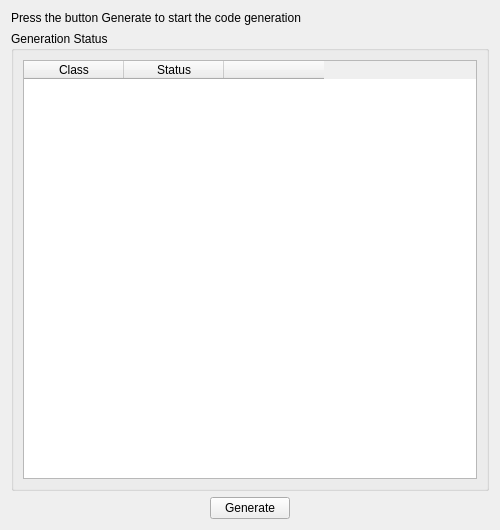
<ui version="4.0" >
 <class>CodeGenStatusPage</class>
 <widget class="QWidget" name="CodeGenStatusPage" >
  <property name="geometry" >
   <rect>
    <x>0</x>
    <y>0</y>
    <width>500</width>
    <height>530</height>
   </rect>
  </property>
  <property name="sizePolicy" >
   <sizepolicy vsizetype="MinimumExpanding" hsizetype="MinimumExpanding" >
    <horstretch>0</horstretch>
    <verstretch>0</verstretch>
   </sizepolicy>
  </property>
  <property name="windowTitle" >
   <string/>
  </property>
  <layout class="QVBoxLayout" >
   <item>
    <widget class="QLabel" name="ui_labelUsage" >
     <property name="sizePolicy" >
      <sizepolicy vsizetype="Fixed" hsizetype="Preferred" >
       <horstretch>0</horstretch>
       <verstretch>0</verstretch>
      </sizepolicy>
     </property>
     <property name="text" >
      <string>Press the button Generate to start the code generation</string>
     </property>
     <property name="wordWrap" >
      <bool>false</bool>
     </property>
    </widget>
   </item>
   <item>
    <widget class="QGroupBox" name="ui_groupBox" >
     <property name="title" >
      <string>Generation Status</string>
     </property>
     <layout class="QVBoxLayout" >
      <item>
       <widget class="QTableWidget" name="ui_tableWidgetStatus" >
        <property name="alternatingRowColors" >
         <bool>true</bool>
        </property>
        <property name="columnCount" >
         <number>3</number>
        </property>
        <column>
         <property name="text" >
          <string>Class</string>
         </property>
        </column>
        <column>
         <property name="text" >
          <string>Status</string>
         </property>
        </column>
        <column>
         <property name="text" >
          <string/>
         </property>
        </column>
       </widget>
      </item>
     </layout>
    </widget>
   </item>
   <item>
    <layout class="QHBoxLayout" >
     <item>
      <widget class="QPushButton" name="ui_pushButtonGenerate" >
       <property name="sizePolicy" >
        <sizepolicy vsizetype="Fixed" hsizetype="Fixed" >
         <horstretch>0</horstretch>
         <verstretch>0</verstretch>
        </sizepolicy>
       </property>
       <property name="text" >
        <string>Generate</string>
       </property>
      </widget>
     </item>
    </layout>
   </item>
  </layout>
 </widget>
 <resources/>
 <connections/>
</ui>
